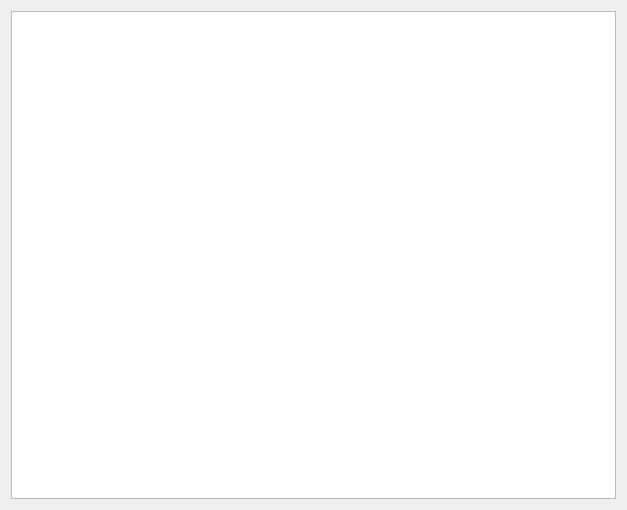
<?xml version="1.0" encoding="UTF-8"?>
<ui version="4.0">
 <class>NodeEditor</class>
 <widget class="QWidget" name="NodeEditor">
  <property name="geometry">
   <rect>
    <x>0</x>
    <y>0</y>
    <width>627</width>
    <height>510</height>
   </rect>
  </property>
  <property name="windowTitle">
   <string>Node Editor</string>
  </property>
  <layout class="QHBoxLayout" name="horizontalLayout">
   <item>
    <widget class="QGraphicsView" name="mView">
     <property name="autoFillBackground">
      <bool>false</bool>
     </property>
     <property name="backgroundBrush">
      <brush brushstyle="SolidPattern">
       <color alpha="255">
        <red>128</red>
        <green>128</green>
        <blue>128</blue>
       </color>
      </brush>
     </property>
     <property name="foregroundBrush">
      <brush brushstyle="NoBrush">
       <color alpha="255">
        <red>0</red>
        <green>0</green>
        <blue>0</blue>
       </color>
      </brush>
     </property>
    </widget>
   </item>
  </layout>
 </widget>
 <resources/>
 <connections/>
</ui>
